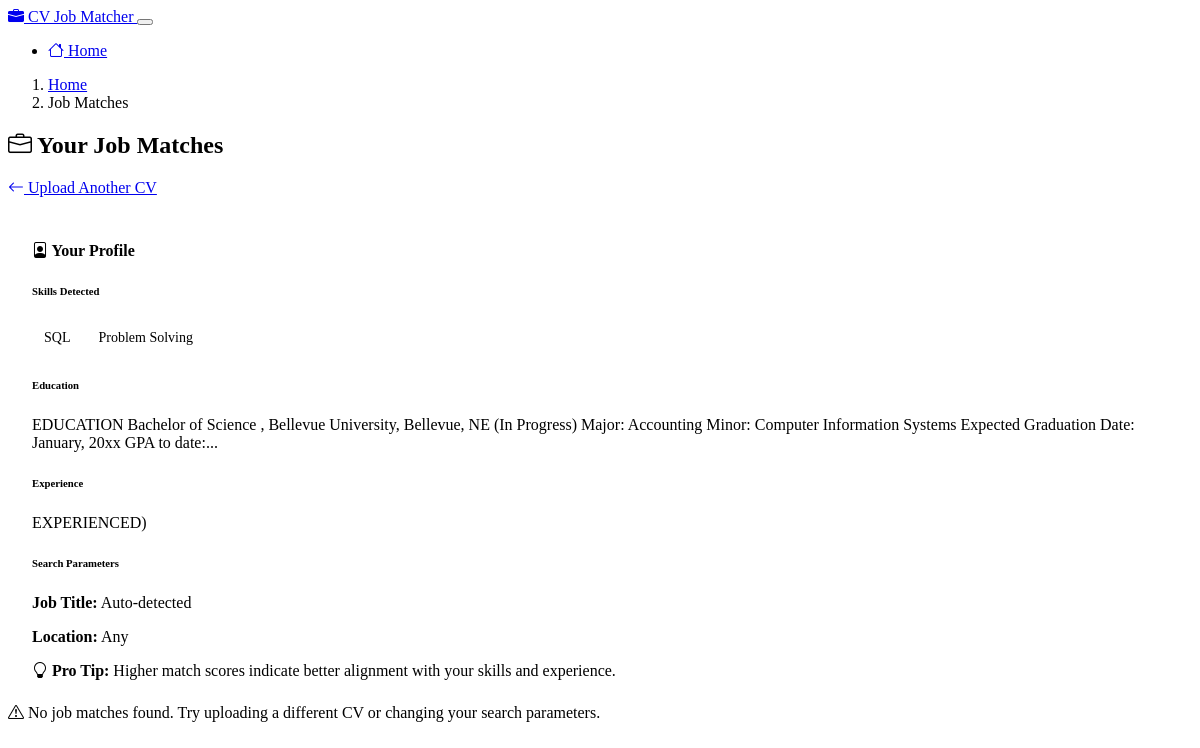
The page /results/7 on the database its author committed.
### models.py (models this page shows, shortened)
class Resume(db.Model):
    id = db.Column(db.Integer, primary_key=True)
    filename = db.Column(db.String(255), nullable=False)
    original_filename = db.Column(db.String(255), nullable=False)
    upload_date = db.Column(db.DateTime, default=datetime.utcnow)
    raw_text = db.Column(db.Text)
    skills = db.Column(db.Text)
    education = db.Column(db.Text)
    experience = db.Column(db.Text)
    job_title = db.Column(db.String(255))
    location = db.Column(db.String(255))
    def skills_list(self):
        if self.skills:
            return [skill.strip() for skill in self.skills.split(',')]
        return []

### routes.py (the view)
@app.route('/results/<int:resume_id>')
def results(resume_id):
    resume = Resume.query.get_or_404(resume_id)
    job_matches = JobMatch.query.filter_by(resume_id=resume_id).order_by(JobMatch.score.desc()).all()
    return render_template(
        'results.html',
        resume=resume,
        job_matches=job_matches,
        skills=resume.skills_list()
    )

### templates/results.html
{% extends "layout.html" %}
{% block content %}
<div class="row mt-4">
    <div class="col-md-12 mb-4">
        <nav aria-label="breadcrumb">
            <ol class="breadcrumb">
                <li class="breadcrumb-item"><a href="{{ url_for('index') }}">Home</a></li>
                <li class="breadcrumb-item active" aria-current="page">Job Matches</li>
            </ol>
        </nav>
        <div class="d-flex justify-content-between align-items-center">
            <h2><i class="bi bi-briefcase"></i> Your Job Matches</h2>
            <a href="{{ url_for('index') }}" class="btn btn-outline-secondary">
                <i class="bi bi-arrow-left"></i> Upload Another CV
            </a>
        </div>
    </div>
</div>
<div class="row">
    <div class="col-md-4 mb-4">
        <div class="resume-summary shadow-sm sticky-top" style="top: 20px;">
            <h4><i class="bi bi-file-person"></i> Your Profile</h4>
            <div class="mb-3">
                <h6>Skills Detected</h6>
                <div>
                    {% if skills %}
                        {% for skill in skills %}
                            <span class="skill-tag">{{ skill }}</span>
                        {% endfor %}
                    {% else %}
                        <p class="text-muted">No specific skills detected</p>
                    {% endif %}
                </div>
            </div>
            {% if resume.education %}
            <div class="mb-3">
                <h6>Education</h6>
                <p class="text-break" style="max-height: 150px; overflow-y: auto;">
                    {{ resume.education[:200] }}{% if resume.education|length > 200 %}...{% endif %}
                </p>
            </div>
            {% endif %}
            {% if resume.experience %}
            <div class="mb-3">
                <h6>Experience</h6>
                <p class="text-break" style="max-height: 150px; overflow-y: auto;">
                    {{ resume.experience[:200] }}{% if resume.experience|length > 200 %}...{% endif %}
                </p>
            </div>
            {% endif %}
            <div class="mt-3">
                <h6>Search Parameters</h6>
                <p class="mb-1">
                    <strong>Job Title:</strong>
                    {% if resume.job_title %}{{ resume.job_title }}{% else %}<span class="text-muted">Auto-detected</span>{% endif %}
                </p>
                <p class="mb-0">
                    <strong>Location:</strong>
                    {% if resume.location %}{{ resume.location }}{% else %}<span class="text-muted">Any</span>{% endif %}
                </p>
            </div>
            <div class="alert alert-info mt-3 mb-0">
                <i class="bi bi-lightbulb"></i> <strong>Pro Tip:</strong>
                Higher match scores indicate better alignment with your skills and experience.
            </div>
        </div>
    </div>
    <div class="col-md-8">
        {% if job_matches %}
            <div class="mb-3">
                <p class="text-muted">Found {{ job_matches|length }} job matches based on your CV</p>
            </div>
            {% for job in job_matches %}
                {% set match_class = 'match-poor' %}
                {% if job.score >= 80 %}
                    {% set match_class = 'match-high' %}
                {% elif job.score >= 60 %}
                    {% set match_class = 'match-medium' %}
                {% elif job.score >= 40 %}
                    {% set match_class = 'match-low' %}
                {% endif %}
                <div class="card mb-4 shadow-sm job-card {{ match_class }}">
                    <div class="card-header bg-dark d-flex justify-content-between align-items-center">
                        <h5 class="mb-0">{{ job.job_title }}</h5>
                        <div class="match-score" data-score="{{ job.score }}">
                            <div class="d-flex align-items-center">
                                <span class="score-value me-2">{{ job.score }}%</span>
                                <div class="progress flex-grow-1" style="height: 10px;">
                                    <div class="progress-bar" role="progressbar" style="width: 0%;"
                                         aria-valuenow="0" aria-valuemin="0" aria-valuemax="100"></div>
                                </div>
                            </div>
                        </div>
                    </div>
                    <div class="card-body">
                        <div class="mb-3">
                            <h6>{{ job.company }}</h6>
                            <p class="mb-1">
                                <i class="bi bi-geo-alt"></i> {{ job.location or 'Location not specified' }}
                            </p>
                        </div>
                        <a class="job-description-toggle" data-job-id="{{ job.id }}">
                            <i class="bi bi-chevron-down"></i> Show Description
                        </a>
                        <div id="job-description-{{ job.id }}" class="mt-3 d-none">
                            <p class="text-break">{{ job.description or 'No description available' }}</p>
                        </div>
                    </div>
                    <div class="card-footer bg-dark">
                        {% if job.url %}
                            <a href="{{ job.url }}" target="_blank" class="btn btn-primary">
                                <i class="bi bi-box-arrow-up-right"></i> Apply Now
                            </a>
                        {% else %}
                            <button class="btn btn-secondary" disabled>
                                <i class="bi bi-exclamation-circle"></i> No Application Link
                            </button>
                        {% endif %}
                    </div>
                </div>
            {% endfor %}
        {% else %}
            <div class="alert alert-warning">
                <i class="bi bi-exclamation-triangle"></i> No job matches found. Try uploading a different CV or changing your search parameters.
            </div>
        {% endif %}
    </div>
</div>
{% endblock %}

### static/css/custom.css (style rules this page uses)
.skill-tag { display: inline-block; padding: 0.25rem 0.5rem; margin: 0.25rem; border-radius: 16px; background-color: var(--bs-dark); color: var(--bs-light); font-size: 0.875rem; }
.resume-summary { background-color: rgba(var(--bs-dark-rgb), 0.05); border-radius: 5px; padding: 1.5rem; }

### rows shown on the page
Resume: education "EDUCATION Bachelor of Science , Bellevue University, Bellevue, NE (In Progress) Major: Accounting Minor: Computer Information Systems Expected Graduation Date: January, 20xx GPA to date:", experience "EXPERIENCED)"

### other values the page prints
{{ skill }} "SQL" "Problem Solving"
